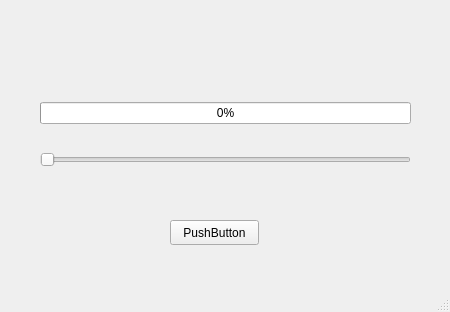
<?xml version="1.0" encoding="UTF-8"?>
<ui version="4.0">
 <class>MainWindow</class>
 <widget class="QMainWindow" name="MainWindow">
  <property name="geometry">
   <rect>
    <x>0</x>
    <y>0</y>
    <width>450</width>
    <height>312</height>
   </rect>
  </property>
  <property name="cursor">
   <cursorShape>ArrowCursor</cursorShape>
  </property>
  <property name="windowTitle">
   <string>MainWindow</string>
  </property>
  <widget class="QWidget" name="centralwidget">
   <widget class="QPushButton" name="pushButton">
    <property name="geometry">
     <rect>
      <x>170</x>
      <y>220</y>
      <width>89</width>
      <height>25</height>
     </rect>
    </property>
    <property name="text">
     <string>PushButton</string>
    </property>
   </widget>
   <widget class="QWidget" name="">
    <property name="geometry">
     <rect>
      <x>40</x>
      <y>80</y>
      <width>371</width>
      <height>111</height>
     </rect>
    </property>
    <layout class="QVBoxLayout" name="verticalLayout">
     <item>
      <widget class="QProgressBar" name="progressBar">
       <property name="cursor">
        <cursorShape>ForbiddenCursor</cursorShape>
       </property>
       <property name="value">
        <number>0</number>
       </property>
      </widget>
     </item>
     <item>
      <widget class="QSlider" name="horizontalSlider">
       <property name="orientation">
        <enum>Qt::Horizontal</enum>
       </property>
      </widget>
     </item>
    </layout>
   </widget>
  </widget>
  <widget class="QStatusBar" name="statusbar"/>
 </widget>
 <resources/>
 <connections>
  <connection>
   <sender>pushButton</sender>
   <signal>clicked()</signal>
   <receiver>MainWindow</receiver>
   <slot>close()</slot>
   <hints>
    <hint type="sourcelabel">
     <x>211</x>
     <y>233</y>
    </hint>
    <hint type="destinationlabel">
     <x>211</x>
     <y>272</y>
    </hint>
   </hints>
  </connection>
 </connections>
</ui>
